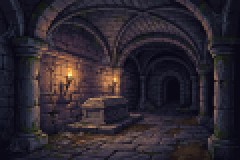
#> input picture assets/zones/zone_0.png, 120 x 80 px (shown 2 times larger); its folder holds 4 pictures in this run
$ python gen_assets.py
#> lines starting #> are read from the running program, lines starting #| are printed output that depends on the picture
#!/usr/bin/env python3
# SPDX-License-Identifier: GPL-3.0-only
"""Dual-Path 8-Bit/16-Bit Pixel Art Asset Generator for Castletunia.

Path A: Reads authored 120x80 PNGs from assets/zones/zone_0..8.png and
        16x16 PNGs from assets/sprites/{fighter,wmage,sorceress,cursor}.png.
Path B: Deterministically generates 9 distinct handcrafted 120x80 8-bit/16-bit
        diorama scenes and 16x16 SNES-style party sprites.
"""
import math
from pathlib import Path
from PIL import Image

ROOT = Path(__file__).resolve().parents[1]
ASSETS = ROOT / "assets"
OUT_H = ROOT / "firmware" / "src" / "castletunia_assets.h"
PREVIEWS = ROOT / "build" / "previews"

W, H = 120, 80
BAYER = ((0, 2), (3, 1))


def rgb_to_565(r, g, b):
    return ((r & 0xF8) << 8) | ((g & 0xFC) << 3) | (b >> 3)


def make_zone_palette(zone_id):
    palettes = [
        # 0: THE CRYPT - deep purple-black, stone slate, moss, torch amber
        [(10, 8, 18), (18, 14, 30), (28, 22, 46), (42, 34, 62),
         (34, 32, 42), (52, 48, 62), (74, 70, 86), (102, 98, 114),
         (24, 42, 34), (42, 68, 52), (128, 124, 138), (164, 160, 174),
         (185, 78, 24), (235, 140, 40), (255, 214, 96), (224, 224, 240)],
        # 1: THE TAVERN - warm oak, stone hearth, firelight
        [(22, 12, 8), (36, 20, 12), (54, 30, 18), (76, 42, 24),
         (96, 56, 30), (124, 74, 38), (150, 96, 50), (178, 120, 68),
         (52, 46, 44), (78, 70, 66), (108, 98, 92), (140, 128, 120),
         (205, 84, 20), (242, 154, 42), (255, 224, 118), (252, 242, 220)],
        # 2: THE GLADE - twilight emerald, bark, crystal water, fireflies
        [(6, 16, 18), (12, 28, 28), (18, 44, 38), (26, 62, 48),
         (20, 48, 32), (32, 74, 46), (48, 102, 62), (72, 134, 82),
         (38, 26, 20), (62, 42, 30), (88, 62, 42), (44, 108, 132),
         (84, 168, 188), (176, 232, 92), (238, 255, 156), (220, 248, 240)],
        # 3: THE CASTLE - crimson blood-moon, obsidian spires, stained glass
        [(14, 4, 14), (28, 8, 24), (48, 14, 34), (74, 20, 44),
         (20, 18, 28), (34, 32, 46), (52, 50, 70), (76, 74, 98),
         (104, 102, 128), (168, 28, 48), (218, 56, 72), (248, 120, 128),
         (255, 198, 198), (240, 180, 60), (96, 180, 230), (248, 240, 248)],
        # 4: THE SANDS - indigo starlit night, golden dunes, sandstone
        [(10, 12, 32), (18, 22, 52), (28, 34, 76), (44, 52, 104),
         (86, 58, 40), (118, 82, 54), (154, 110, 68), (192, 142, 86),
         (220, 172, 108), (242, 202, 138), (252, 226, 174), (62, 46, 36),
         (44, 96, 56), (214, 164, 52), (255, 238, 150), (244, 244, 255)],
        # 5: THE SPIRE - cosmic violet, arcane cyan crystal, rune gold
        [(8, 6, 24), (16, 12, 44), (26, 20, 68), (40, 30, 96),
         (22, 20, 38), (38, 36, 62), (58, 56, 90), (84, 82, 122),
         (24, 64, 108), (40, 104, 156), (68, 152, 208), (114, 204, 242),
         (176, 238, 255), (234, 252, 255), (240, 196, 88), (255, 255, 255)],
        # 6: THE TUNDRA - arctic navy, aurora green/cyan, glacial ice
        [(8, 14, 28), (14, 24, 46), (22, 36, 68), (34, 54, 94),
         (32, 104, 96), (54, 154, 128), (96, 204, 162), (164, 244, 196),
         (54, 82, 114), (82, 122, 158), (122, 166, 202), (168, 208, 236),
         (208, 234, 250), (236, 248, 255), (255, 255, 255), (42, 62, 84)],
        # 7: CORONATION - royal azure, marble columns, crimson & gold
        [(16, 24, 58), (26, 38, 88), (40, 58, 124), (58, 84, 162),
         (88, 86, 102), (124, 122, 138), (166, 164, 178), (210, 208, 222),
         (238, 236, 246), (144, 24, 38), (196, 40, 56), (190, 134, 28),
         (236, 182, 54), (255, 226, 112), (124, 168, 236), (255, 252, 242)],
        # 8: BOSS - volcanic crimson, obsidian basalt, molten magma
        [(16, 4, 6), (34, 6, 10), (58, 10, 14), (90, 16, 18),
         (128, 24, 20), (168, 38, 22), (18, 14, 20), (32, 26, 36),
         (50, 42, 54), (72, 62, 76), (98, 86, 100), (220, 72, 16),
         (255, 136, 24), (255, 198, 48), (255, 244, 156), (255, 255, 255)],
    ]
    return palettes[zone_id % 9]


def new_canvas(bg=0):
    return [[bg] * W for _ in range(H)]


def pset(g, x, y, c):
    if 0 <= x < W and 0 <= y < H:
        g[y][x] = c


def rect(g, x0, y0, w, h, c):
    for y in range(max(0, y0), min(H, y0 + h)):
        for x in range(max(0, x0), min(W, x0 + w)):
            g[y][x] = c


def dither_sky(g, y0, y1, c_start, c_end):
    span = max(1, y1 - y0)
    nc = c_end - c_start
    for y in range(y0, y1):
        t = ((y - y0) / float(span)) * nc
        b = int(t)
        f = t - b
        for x in range(W):
            c = c_start + b + (1 if f * 4.0 > BAYER[y & 1][x & 1] else 0)
            g[y][x] = min(c_end, max(c_start, c))


def draw_circle(g, cx, cy, r, c_fill, c_edge=None):
    for y in range(cy - r, cy + r + 1):
        for x in range(cx - r, cx + r + 1):
            d2 = (x - cx) * (x - cx) + (y - cy) * (y - cy)
            if d2 <= r * r:
                if c_edge is not None and d2 > (r - 2) * (r - 2):
                    pset(g, x, y, c_edge)
                else:
                    pset(g, x, y, c_fill)


# [9 lines left out: function draw_torch, not called in this run]


def draw_stars(g, seed, count, c_dim=11, c_bright=15):
    s = seed
    for i in range(count):
        s = (s * 1103515245 + 12345) & 0x7FFFFFFF
        x = (s >> 8) % W
        s = (s * 1103515245 + 12345) & 0x7FFFFFFF
        y = (s >> 8) % 44
        pset(g, x, y, c_bright if (i % 4 == 0) else c_dim)


# [178 lines left out: functions scene_crypt, scene_tavern, scene_glade, scene_castle, not called in this run]


def scene_sands():
    g = new_canvas(0)
    dither_sky(g, 0, 52, 0, 3)
    draw_stars(g, 99, 24, 10, 15)
    # Crescent Moon
    draw_circle(g, 26, 16, 7, 14, 13)
    draw_circle(g, 29, 14, 6, 0, 0)
    # Stepped Pyramid (background left)
    for tier in range(5):
        w = 34 - tier * 6
        rect(g, 18 + tier * 3, 46 - tier * 4, w, 4, 5 + (tier & 1))
    # Towering Carved Obelisk (right)
    rect(g, 88, 22, 8, 42, 7)
    rect(g, 90, 22, 4, 42, 8)
    for py in range(6):
        rect(g, 88 + (5 - py) // 2, 16 + py, 2 + py, 1, 13 if py < 3 else 14)
    # Sweeping Layered Golden Dunes
    for x in range(W):
        d1 = 48 + int(6 * math.sin(x * 0.06))
        d2 = 58 + int(5 * math.cos(x * 0.08 + 1.0))
        d3 = 68 + int(4 * math.sin(x * 0.05 + 2.0))
        for y in range(d1, H):
            if y < d2:
                g[y][x] = 6 if y < d1 + 2 else 5
            elif y < d3:
                g[y][x] = 8 if y < d2 + 2 else 7
            else:
                g[y][x] = 10 if y < d3 + 2 else 9
    # Palm silhouette (far left)
    rect(g, 10, 40, 2, 22, 11)
    for dx in range(-6, 7):
        pset(g, 11 + dx, 40 + abs(dx) // 2, 12)
        pset(g, 11 + dx, 38 + abs(dx) // 3, 12)
    return g


def scene_spire():
    g = new_canvas(0)
    dither_sky(g, 0, 64, 0, 3)
    draw_stars(g, 77, 28, 12, 15)
    # Floating Arcane Rune Rings
    for angle in range(0, 360, 15):
        rad = math.radians(angle)
        rx = int(60 + 28 * math.cos(rad))
        ry = int(28 + 8 * math.sin(rad))
        pset(g, rx, ry, 14 if angle % 30 == 0 else 10)
    # Central Crystal Spire
    for y in range(10, 64):
        hw = 2 + (y - 10) // 4
        if y > 46:
            hw = 10
        for x in range(60 - hw, 60 + hw + 1):
            if x < 60 - hw // 2:
                g[y][x] = 9
            elif x < 60 + hw // 3:
                g[y][x] = 11
            else:
                g[y][x] = 12
        if y == 14 or y == 28:
            pset(g, 60, y, 13)
    # Flanking Obsidian Pedestals + Floating Crystals
    for px in (22, 98):
        rect(g, px - 5, 52, 10, 14, 5)
        rect(g, px - 3, 52, 6, 14, 6)
        # Floating diamond crystal
        for dy in range(-7, 8):
            hw = max(0, 4 - abs(dy) // 2)
            for dx in range(-hw, hw + 1):
                pset(g, px + dx, 36 + dy, 12 if dx >= 0 else 10)
    # Arcane tiled floor
    for y in range(64, H):
        for x in range(W):
            g[y][x] = 4 if ((x // 8 + y // 4) & 1) else 5
            if y == 64:
                g[y][x] = 10 if (x % 8 == 0) else 7
    return g


def scene_tundra():
    g = new_canvas(0)
    dither_sky(g, 0, 50, 0, 3)
    draw_stars(g, 19, 20, 12, 14)
    # Shimmering Aurora Borealis Ribbons
    for x in range(W):
        ay = 14 + int(6 * math.sin(x * 0.07))
        for dy in range(12):
            c = 4 + min(3, (11 - dy) // 3)
            if (x + dy) % 3 != 0:
                pset(g, x, ay + dy, c)
    # Jagged Snow-Capped Glacial Peaks
    for x in range(W):
        p1 = 30 + abs((x % 32) - 16)
        p2 = 38 + abs(((x + 12) % 24) - 12)
        top = min(p1, p2)
        for y in range(top, 64):
            if y < top + 5:
                g[y][x] = 13 if (x & 1) else 12
            elif y < top + 12:
                g[y][x] = 10
            else:
                g[y][x] = 8 if (x % 16 < 8) else 9
    # Frozen Pine Trees
    for tx in (12, 26, 94, 108):
        rect(g, tx, 54, 2, 10, 15)
        for row in range(10):
            hw = row // 2 + 1
            rect(g, tx - hw + 1, 44 + row, hw * 2, 1, 13 if row < 3 else 15)
    # Snow & Ice Floes
    for y in range(64, H):
        for x in range(W):
            g[y][x] = 13 if y < 68 else (12 if (x + y * 2) % 9 else 11)
    return g


def scene_coronation():
    g = new_canvas(0)
    dither_sky(g, 0, 62, 0, 3)
    # Tall arched cathedral windows with bright daylight
    for wx in (28, 60, 92):
        for y in range(8, 52):
            for x in range(wx - 7, wx + 8):
                dx = abs(x - wx)
                if y >= 10 + (dx * dx) // 5:
                    g[y][x] = 15 if (x + y) & 1 else 14
    # Diagonal light shafts
    for y in range(18, 66):
        for wx in (28, 60, 92):
            sx = wx + (y - 18) // 2
            for dx in range(-4, 5):
                if 0 <= sx + dx < W and g[y][sx + dx] < 4:
                    g[y][sx + dx] = 3
    # Royal Marble Columns
    for cx in (8, 42, 74, 106):
        rect(g, cx, 0, 8, 64, 5)
        rect(g, cx + 2, 0, 3, 64, 7)
        rect(g, cx + 3, 0, 1, 64, 8)
        rect(g, cx - 1, 60, 10, 4, 6)
    # Crimson & Gold Heraldic Banners
    for bx in (18, 98):
        rect(g, bx, 12, 6, 26, 9)
        rect(g, bx + 1, 12, 4, 24, 10)
        rect(g, bx + 2, 18, 2, 8, 12)
    # Golden Crown / Throne Dais (center)
    rect(g, 48, 54, 24, 10, 6)
    rect(g, 52, 48, 16, 6, 11)
    rect(g, 55, 44, 10, 4, 12)
    pset(g, 56, 43, 13)
    pset(g, 60, 42, 13)
    pset(g, 63, 43, 13)
    # Checkered Marble Floor
    for y in range(64, H):
        for x in range(W):
            g[y][x] = 8 if ((x // 8 + y // 4) & 1) else 5
            if 52 <= x <= 68:
                g[y][x] = 10 if y > 65 else 12  # Red carpet
    return g


def scene_boss():
    g = new_canvas(0)
    dither_sky(g, 0, 56, 0, 5)
    # Fiery eclipse sun
    draw_circle(g, 60, 22, 12, 13, 12)
    draw_circle(g, 60, 22, 8, 6, 14)
    # Jagged Obsidian Basalt Crags & Horned Dark Citadel
    for x in range(W):
        h = 34 + ((x * 11 + 5) % 17)
        if 44 <= x <= 76:
            h = 26 + abs(x - 60) // 2
        for y in range(h, 64):
            g[y][x] = 6 if y > h + 6 else (7 if y > h + 2 else 8)
    # Citadel horns
    for hy in range(14):
        rect(g, 44 + hy // 3, 14 + hy, 3, 1, 8)
        rect(g, 73 - hy // 3, 14 + hy, 3, 1, 8)
    # Glowing Lava Cracks & Molten River
    for y in range(64, H):
        for x in range(W):
            wave = 60 + int(16 * math.sin(y * 0.25))
            if abs(x - wave) < 10:
                g[y][x] = 14 if abs(x - wave) < 3 else (13 if abs(x - wave) < 7 else 12)
            else:
                g[y][x] = 6 if (x + y) % 5 else 7
    # Rising Volcanic Embers
    for ex, ey in ((20, 40), (35, 28), (48, 48), (72, 36), (86, 24), (104, 44)):
        pset(g, ex, ey, 14)
        pset(g, ex, ey + 1, 12)
    return g


def gen_procedural_zone(zone_id):
    builders = [
        scene_crypt, scene_tavern, scene_glade,
        scene_castle, scene_sands, scene_spire,
        scene_tundra, scene_coronation, scene_boss,
    ]
    return builders[zone_id % 9](), make_zone_palette(zone_id)


def load_or_gen_zone(zone_id):
#> called with zone_id = 0
    p = ASSETS / "zones" / f"zone_{zone_id}.png"
    if p.exists():
        im = Image.open(p).convert("RGB").resize((120, 80), Image.NEAREST)
#> im is the input picture: PIL image 120x80 RGB; mean R, G, B 44.7, 37.9, 46.5
        q = im.quantize(colors=16, method=Image.MEDIANCUT)
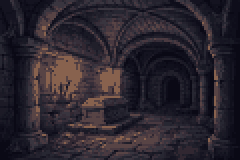
#> q: PIL image 120x80 P (shown 2 times larger); mean R, G, B 43.6, 37.2, 46.1
        raw_pal = q.getpalette()[:48]
#> raw_pal = 48 values, max 136 at index 0, min 9 at index 46, mean 42.19
        pal = [(raw_pal[i * 3], raw_pal[i * 3 + 1], raw_pal[i * 3 + 2]) for i in range(16)]
#> pal = [(136, 98, 78), (88, 68, 69), (73, 57, 64), (57, 53, 63), (54, 46, 57), (49, 39, 49), (39, 39, 50), (36, 34, 46), (32, 31, 42), (28, 26, 38), (24, 25, 36), (22, 21, 34), (20, 19, 32), (16, 16, 28), (14, 13, 26), (10, 9, 21)]
#> (the rest of the program and of its run is left out)
